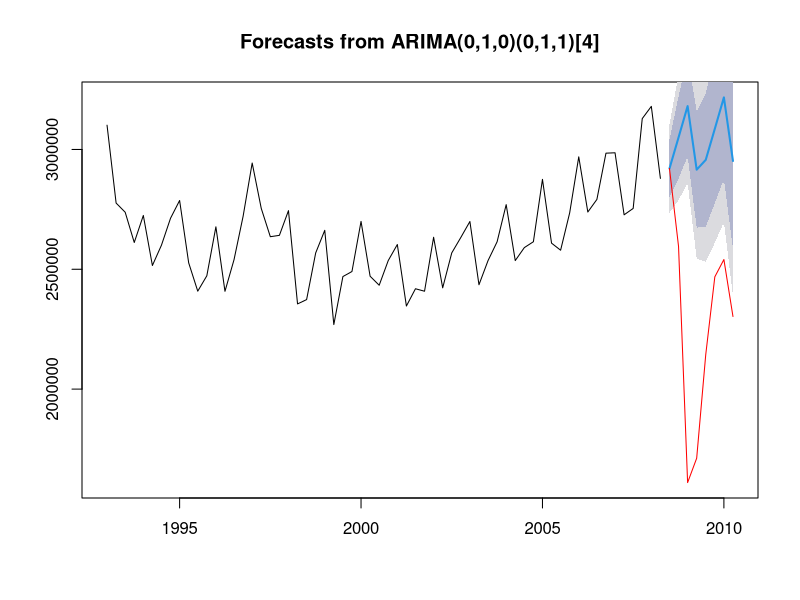
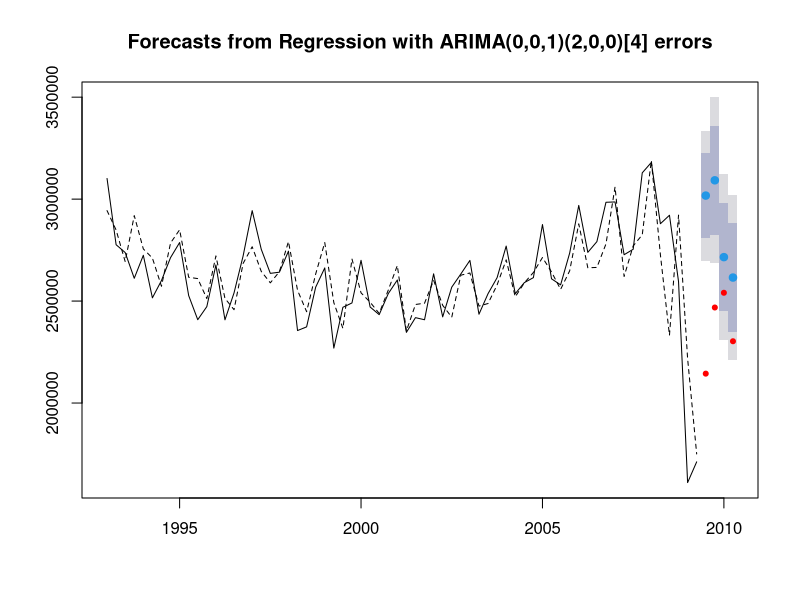
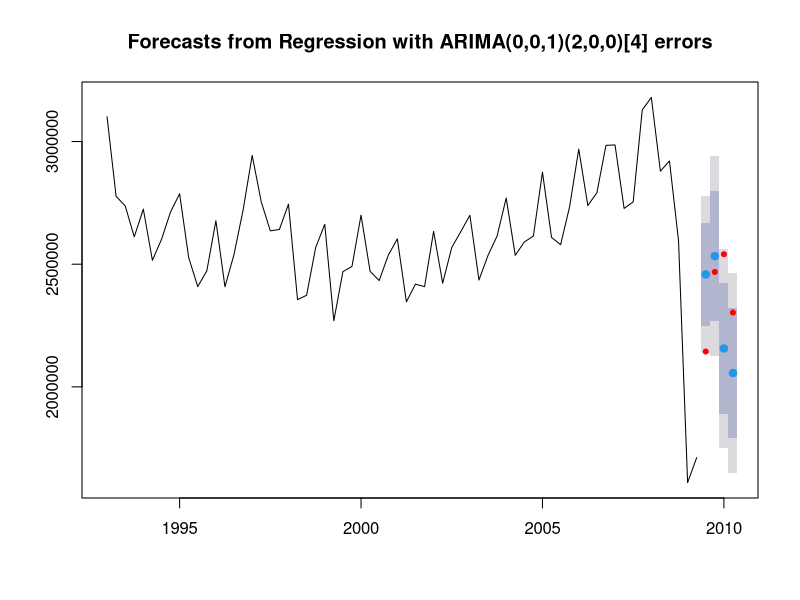
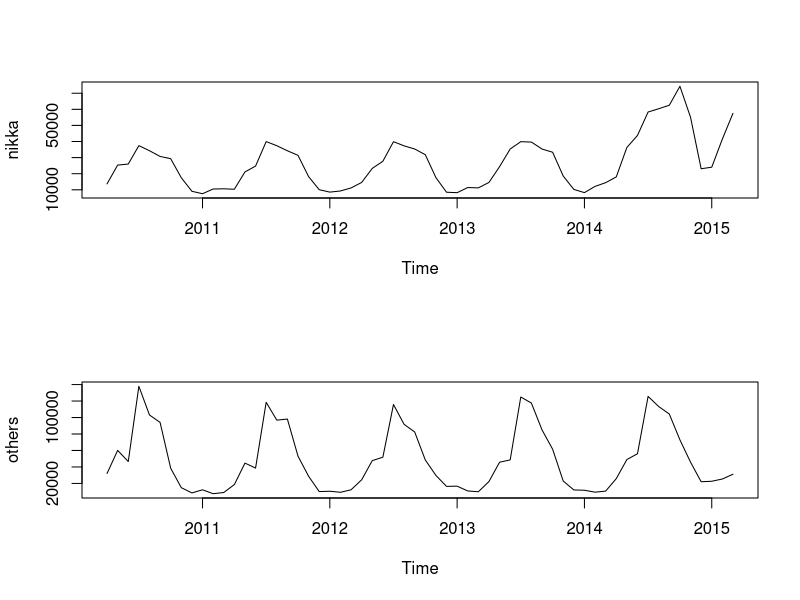

Reproduce these figures in R, in order.
## ---- chunk 1
library(forecast)
## ---- chunk 2
data0 <- read.csv(file="Car-Japan-1993Q1-2015Q2.csv")
head(data0)
## ---- chunk 3
sale <- ts(data0$sale,freq=4,start=c(1993,1))
crisis <- ts(data0$crisis,freq=4,start=c(1993,1))
## ---- chunk 4
train <- window(sale,end=c(2008,2))
test <- window(sale,start=c(2008,3),end=c(2010,2))
## ---- chunk 5
kekka0 <- auto.arima(train)
yosoku0 <- forecast(kekka0,h=8)
bnd <- range(test,yosoku0$mean) # 上限、下限を求めておく
plot(yosoku0,ylim=bnd)
lines(test,col="red")
## ---- chunk 6
eikyou <- test-yosoku0$mean
eikyou
sum(eikyou)
## ---- chunk 7
train.sale <- window(sale,end=c(2009,2))
test.sale <- window(sale,start=c(2009,3),end=c(2010,2))
train.crisis <- window(crisis,end=c(2009,2))
test.crisis <- window(crisis,start=c(2009,3),end=c(2010,2))
## ---- chunk 8
kekka1 <- auto.arima(train.sale,xreg=train.crisis)
yosoku1 <- forecast(kekka1,h=4,xreg=test.crisis)
## ---- chunk 9
plot(yosoku1)
names(yosoku1)　# 計算結果一覧を表示
lines(yosoku1$fitted,lty=2)
points(test.sale,pch=20,col="red")
## ---- chunk 10
new.test.crisis <- rep(1,4)　# １を4個ならべる
new.test.crisis <- ts(new.test.crisis,freq=4,start=c(2009,3)) # 4個の1に日付をつける
yosoku1.new <- forecast(kekka1,h=4,xreg=new.test.crisis)
plot(yosoku1.new)
points(test.sale,pch=20,col="red")
## ---- chunk 11
sum(test.sale)
sum(yosoku1$mean)
sum(yosoku1.new$mean)
## ---- chunk 12
tigai<-yosoku1$mean-yosoku1.new$mean
tigai
sum(tigai)
## ---- chunk 13
data0 <- read.csv(file="Yoiti-Nikka-Others-Monthly.csv",header=T)
dim(data0)
head(data0)
tail(data0)
## ---- chunk 14
yoiti<- ts(data0[,3:6],freq=12,start=c(2010,4))
total<-yoiti[,1]
nikka<-yoiti[,2]
others<-yoiti[,3]
massan<-yoiti[,4]
par(mfrow=c(2,1))
plot(nikka)
plot(others)
## ---- chunk 15
total.2012 <- sum(window(total,start=c(2012,4),end=c(2013,3)))
total.2013 <- sum(window(total,start=c(2013,4),end=c(2014,3)))
total.2014 <- sum(window(total,start=c(2014,4),end=c(2015,3)))
nikka.2012 <- sum(window(nikka,start=c(2012,4),end=c(2013,3)))
nikka.2013 <- sum(window(nikka,start=c(2013,4),end=c(2014,3)))
nikka.2014 <- sum(window(nikka,start=c(2014,4),end=c(2015,3)))
